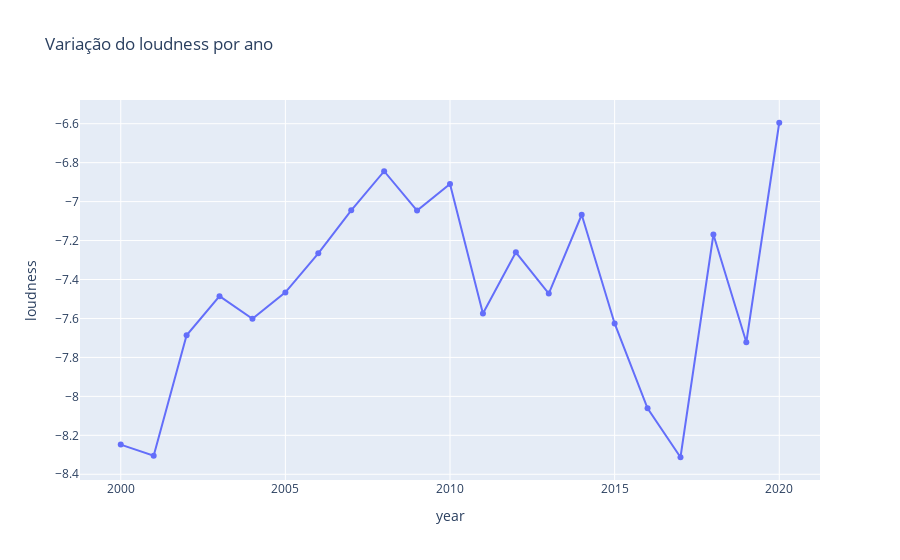

Notebook source saved alongside this figure:
### Code cell
line_chart = px.line(data_by_year, x='year', y='loudness', markers=True, title='Variação do loudness por ano')
line_chart.show()

### Figure 1 — Plotly figure (JSON) as saved in the notebook; plotly's stock layout.template omitted (floating-point values rounded to 4 significant figures)
{"data": [{"hovertemplate": "year=%{x}<br>loudness=%{y}<extra></extra>", "legendgroup": "", "line": {"color": "#636efa", "dash": "solid"}, "marker": {"symbol": "circle"}, "mode": "markers+lines", "name": "", "orientation": "v", "showlegend": false, "type": "scatter", "x": [2000, 2001, 2002, 2003, 2004, 2005, 2006, 2007, 2008, 2009, 2010, 2011, 2012, 2013, 2014, 2015, 2016, 2017, 2018, 2019, 2020], "xaxis": "x", "y": [-8.248, -8.305, -7.687, -7.486, -7.602, -7.466, -7.266, -7.045, -6.844, -7.046, -6.91, -7.575, -7.261, -7.472, -7.067, -7.626, -8.061, -8.313, -7.169, -7.722, -6.595], "yaxis": "y"}], "layout": {"legend": {"tracegroupgap": 0}, "title": {"text": "Variação do loudness por ano"}, "xaxis": {"anchor": "y", "domain": [0, 1], "title": {"text": "year"}}, "yaxis": {"anchor": "x", "domain": [0, 1], "title": {"text": "loudness"}}}}
